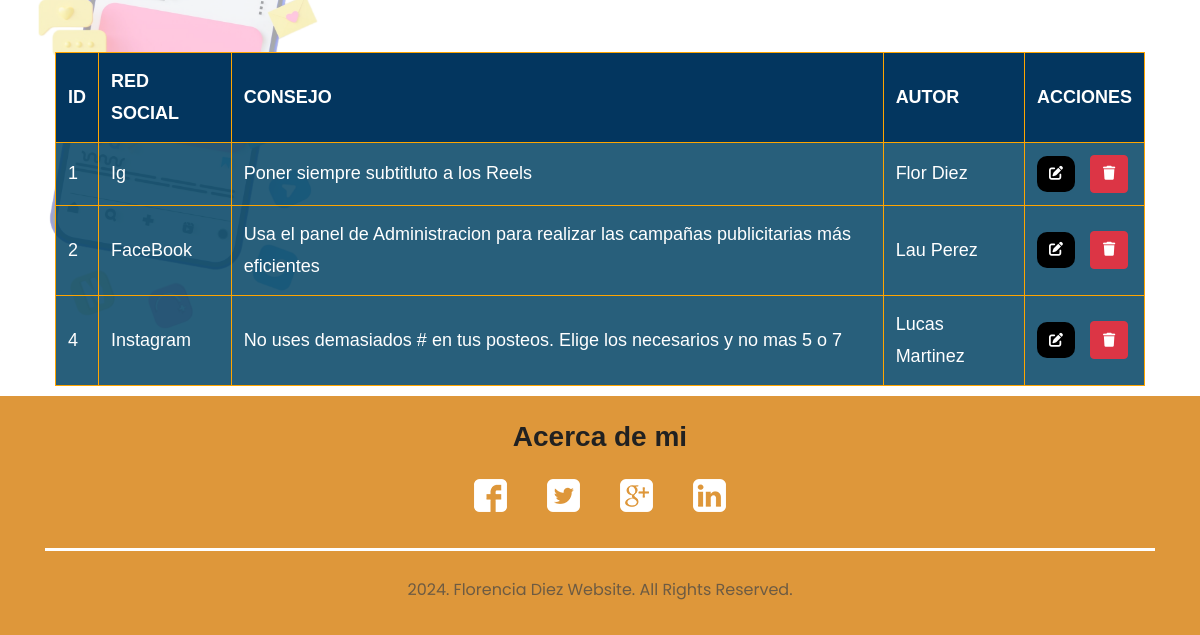
The page /consejos/ (signed in, lower part) on the database as committed earlier.
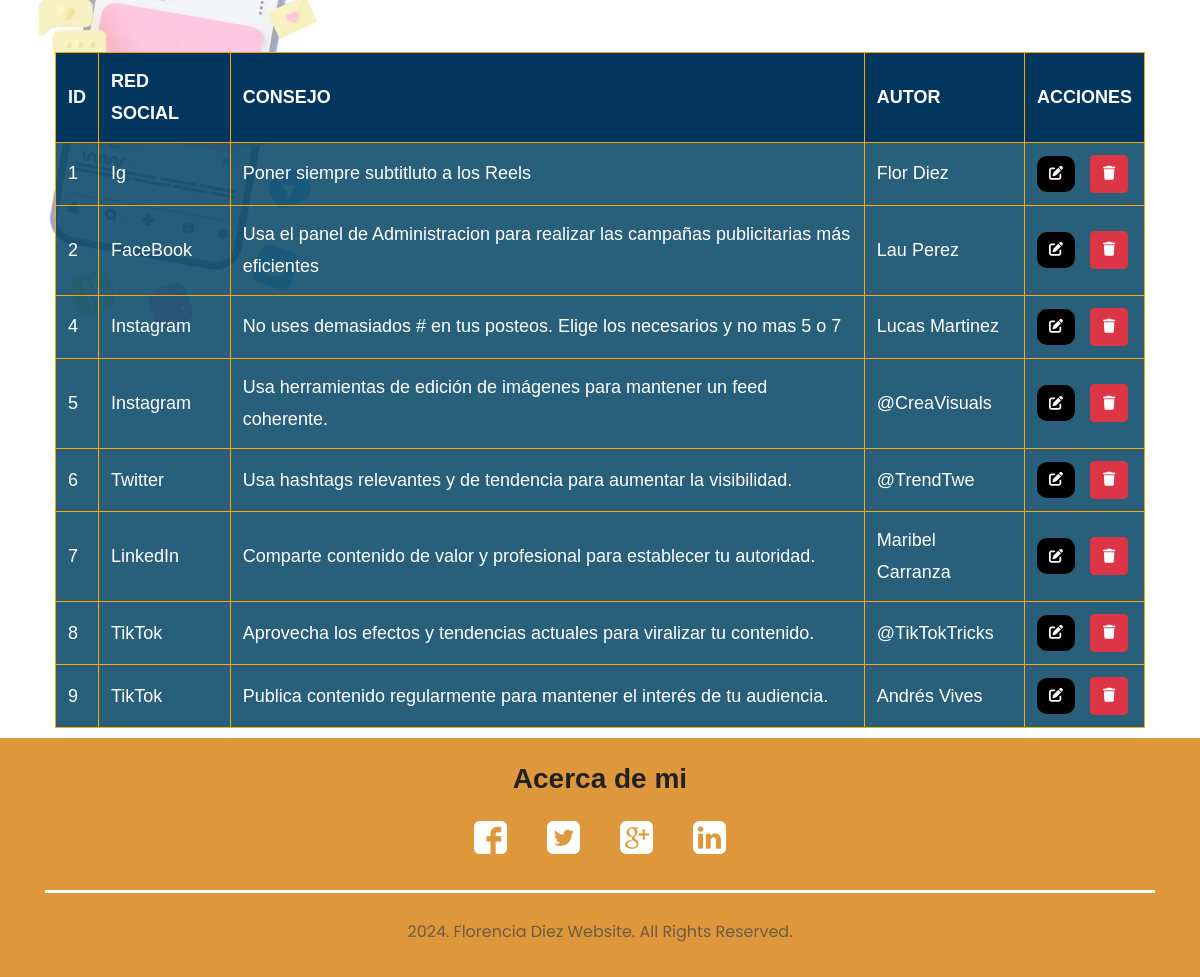
The same page on the database as committed later.
### contenidos/models.py (models this page shows, shortened)
class Consejos(models.Model):
    nombreRed= models.CharField(max_length=50)
    desarrollo= models.CharField(max_length=300)
    nombreAutor=models.CharField(max_length=80)
    class Meta:
        verbose_name = "Consejo"
        verbose_name_plural = "Consejos"

### contenidos/views.py (the view)
# urls.py: path('consejos/',consejos, name="consejos"),
@login_required
def consejos (request):
    contexto = {"consejos": Consejos.objects.all()}
    return render(request, "contenidos/consejos.html", contexto)

### contenidos/templates/contenidos/consejos.html (shortened to what this page needs)
{% extends 'contenidos/index.html' %}
{% block contenidoCategoria %}
<form action="" method="get">
    <table>
        <td width="1000" class="align-right"><h2><strong>Buscá el consejo que necesitás</strong><a href="{% url 'buscarConsejos' %}" class="btn btn-info2"
            style="--bs-btn-padding-y: .25rem; --bs-btn-padding-x: .5rem; --bs-btn-font-size: .75rem;">
            </h2>
        </td>
    </table>
</form>
    <div class="tabla-contenido">
        <table class="tabla-consejos">
            <thead>
                <tr>
                    <th>ID</th>
                    <th>RED SOCIAL</th>
                    <th>CONSEJO</th>
                    <th>AUTOR</th>
                    <th>ACCIONES</th>
                </tr>
            </thead>
            <tbody>
            {% for c in consejos%}
                <tr>
                    <td>{{c.id}}</td>
                    <td>{{c.nombreRed}}</td>
                    <td>{{c.desarrollo}}</td>
                    <td>{{c.nombreAutor}}</td>
                    <td>
                        <a
                          href="{% url 'consejoUpdate' c.id %}"
                          class="btn btn-primary2"
                          style="--bs-btn-padding-y: .25rem; --bs-btn-padding-x: .5rem; --bs-btn-font-size: .75rem;">
                          <i class="fa fa-edit fa-sm" title="Edit Record"></i>
                        </a>
                        <a
                          href="{% url 'consejoDelete' c.id %}"
                          class="btn btn-danger"
                          style="--bs-btn-padding-y: .25rem; --bs-btn-padding-x: .5rem; --bs-btn-font-size: .75rem;">
                          <i class="fa fa-trash fa-sm" title="Delete Record"></i>
                        </a>
                    </td>
                </tr>
            {% endfor %}
            </tbody>
        </table>
        <br>
        <br>
        <br>
    </div>
{% endblock contenidoCategoria %}
{% block formConsulta%}
    <br>
    <br>
    <br>
{% endblock formConsulta%}

### contenidos/templates/contenidos/index.html (shortened to what this page needs)
<!DOCTYPE html>
<html lang="en">
<head>
	{%load static %}
<link rel="stylesheet" type="text/css" href="{% static 'css/bootstrap.min.css' %}">
<link rel="stylesheet" type="text/css" href="{% static 'css/style.css' %}">
<link rel="stylesheet" href="{% static 'css/responsive.css' %}">
<link rel="stylesheet" href="{% static 'css/jquery.mCustomScrollbar.min.css' %}">
<link rel="stylesheet" href="https://netdna.bootstrapcdn.com/font-awesome/4.0.3/css/font-awesome.css">
<link rel="stylesheet" href="{% static 'css/owl.carousel.min.css' %}">
<link rel="stylesheet" href="{% static 'css/owl.theme.default.min.css' %}">
<link rel="stylesheet" href="https://cdnjs.cloudflare.com/ajax/libs/fancybox/2.1.5/jquery.fancybox.min.css" media="screen">
<link rel="stylesheet" href="https://cdnjs.cloudflare.com/ajax/libs/font-awesome/6.4.0/css/all.min.css">
</head>
<body>
	<div class="about_section">
		<div class="about_text">
			<div class="container">
				{% block contenidoCategoria%}{% endblock contenidoCategoria%}
			</div>
		</div>
	</div>
	{% block formConsulta%}{% endblock formConsulta%}
    <div class="section_footer">
    	<div class="container">
    	    <div class="footer_section_2">
    		        	<h2 class="shop_text"><a href="{% url 'acerca' %}">Acerca de mi</a></h2>
    	    </div>
    	        <div class="social-icon">
	        	    <div class="row">
	        		    <div class="col-sm-12">
	        			    <div class="icons">
	        				    <ul>
	        					    <li><a href="#"><img src="{% static 'images/fb-icon.png' %}"></a></li>
	        					    <li><a href="#"><img src="{% static 'images/twitter-icon.png' %}"></a></li>
	        					    <li><a href="#"><img src="{% static 'images/google-icon.png' %}"></a></li>
	        					    <li><a href="#"><img src="{% static 'images/linkedin-icon.png' %}"></a></li>
	        				    </ul>
	        			    </div>
	        		    </div>
	        	    </div>
	            </div>
	            <div class="copyright">2024. Florencia Diez Website. All Rights Reserved. </div>
	        </div>
    	</div>
</body>
</html>

### contenidos/static/css/style.css (style rules this page uses)
* { box-sizing: border-box !important; transition: ease all 0.5s; }
html { scroll-behavior: smooth; }
body { color: #0b0b0b; font-size: 18px; font-family: 'Josefin Sans', sans-serif;; line-height: 1.80857; font-weight: normal; overflow-x: hidden; }
a { color: #1f1f1f; text-decoration: none !important; outline: none !important; -webkit-transition: all .3s ease-in-out; -moz-transition: all .3s ease-in-out; -ms-transition: all .3s ease-in-out; -o-transition: all .3s ease-in-out; transition: all .3s ease-in-out; }
h1, h2, h3, h4, h5, h6 { letter-spacing: 0; font-weight: normal; position: relative; padding: 0 0 10px 0; font-weight: normal; line-height: normal; color: #111111; margin: 0 }
h2 { font-size: 22px }
*, *::after, *::before { -webkit-box-sizing: border-box; -moz-box-sizing: border-box; box-sizing: border-box; }
h1 a, h2 a, h3 a, h4 a, h5 a, h6 a { color: #212121; text-decoration: none!important; opacity: 1 }
ul, li, ol { margin: 0px; padding: 0px; list-style: none; }
a { color: #ffffff; text-decoration: none; outline: none !important; }
.about_section { width: 100%; float: left; background-image: url(../images/about-img.png); height: auto; background-size: 100%; background-repeat: no-repeat; }
.about_text { width: 100%; float: left; }
.align-right { text-align: right; }
.btn-primary2 { background: #000000; border: indianred; max-width: 170px; width: 40%; margin-right: 10px; border-radius: 10px; }
.section_footer { width: 100%; float: left; background-color: #de973a; height: auto padding-top: 30px; padding-bottom: 30px; }
.footer_section_2 { width: 100%; text-align: center; float: left; padding-top: 0px; }
.shop_text { width: 100%; text-align: center; font-size: 28px; color: #2b03a3; font-weight: bold; padding: 25px 0; }
.social-icon { width: 100%; float: left; border-bottom: 3px solid#fff; }
.icons { width: 30%; margin: 0 auto; text-align: center; padding-bottom: 70px; }
.icons li { float: left; padding-left: 40px; }
.copyright { width: 100%; float: left; font-size: 12pt; color: #6d5b43; text-align: center; padding-top: 25px; font-family: Poppins; }
.tabla-contenido { width: 100%; display: flex; justify-content: center; align-items: center; padding: 10px; box-sizing: border-box; }
.tabla-consejos { width: 120%; max-width: 1200px; border-collapse: collapse; background-color: rgba(3, 68, 100, 0.85); }
.tabla-consejos th, .tabla-consejos td { border: 1px solid orange; padding: 12px; text-align: left; color: white; }
.tabla-consejos th { background-color: #03365f; }

Rows that differ between the two databases and show on the page:
added Consejos: id "5", nombreRed "Instagram", desarrollo "Usa herramientas de edición de imágenes para mantener un feed coherente.", nombreAutor "@CreaVisuals"
added Consejos: id "6", nombreRed "Twitter", desarrollo "Usa hashtags relevantes y de tendencia para aumentar la visibilidad.", nombreAutor "@TrendTwe"
added Consejos: id "7", nombreRed "LinkedIn", desarrollo "Comparte contenido de valor y profesional para establecer tu autoridad.", nombreAutor "Maribel Carranza"
added Consejos: id "8", nombreRed "TikTok", desarrollo "Aprovecha los efectos y tendencias actuales para viralizar tu contenido.", nombreAutor "@TikTokTricks"
added Consejos: id "9", nombreRed "TikTok", desarrollo "Publica contenido regularmente para mantener el interés de tu audiencia.", nombreAutor "Andrés Vives"
